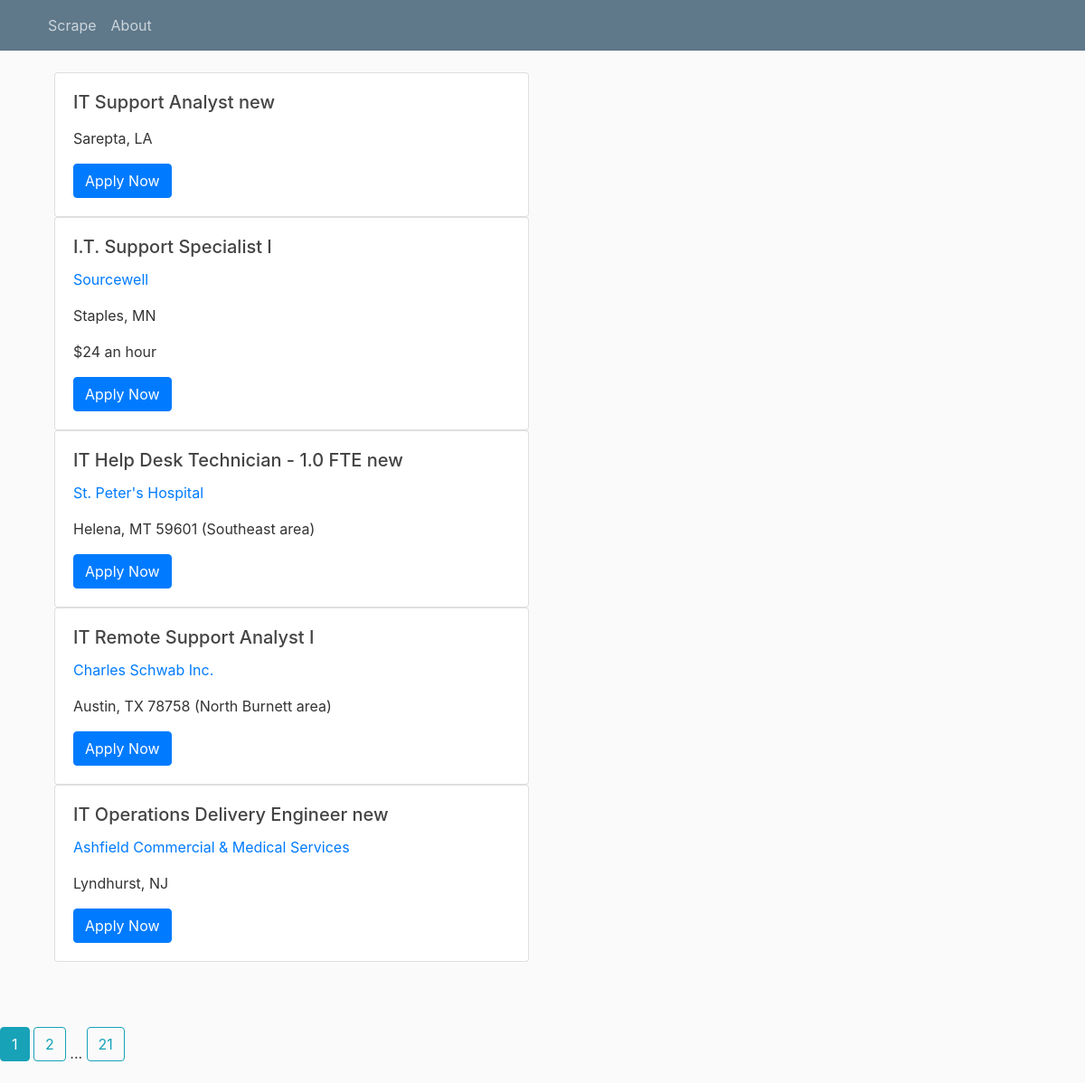
Page /home on the earlier database version.
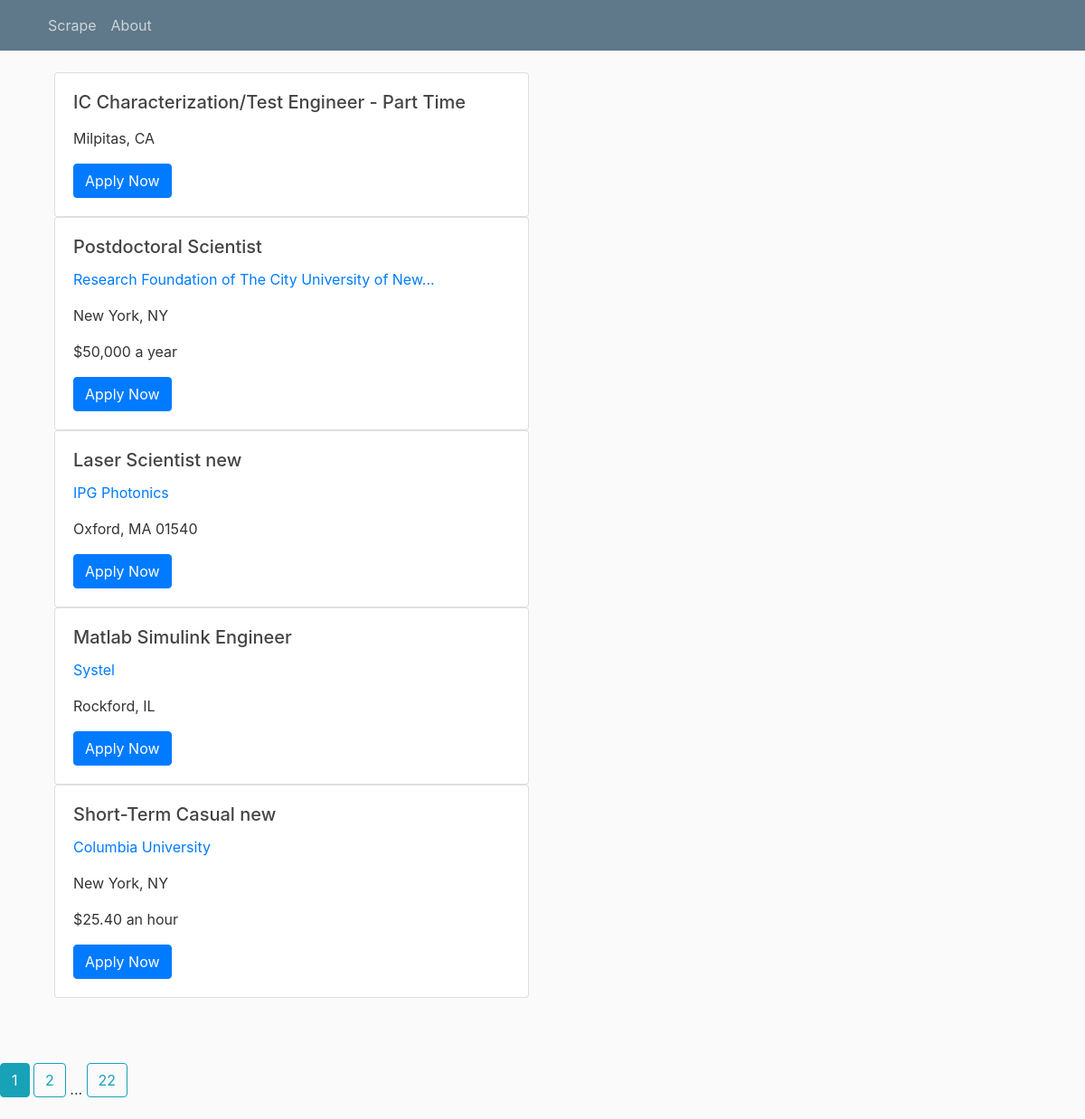
Same page on the later database version.
### scrape/models.py (models this page shows, shortened)
class data(db.Model):
    id = db.Column(db.Integer, primary_key=True)
    post_name = db.Column(db.String(120))
    href_post = db.Column(db.String(120))
    name_company = db.Column(db.String(120))
    href_company = db.Column(db.String(120))
    location=db.Column(db.String(120))
    salary=db.Column(db.String(120))
    verif=db.Column(db.String(120),unique=True)

### scrape/routes.py (the view)
@app.route("/home")
def home():
    page = request.args.get('page', 1, type=int)
    posts = data.query.order_by(data.id.desc()).paginate(page=page, per_page=5)
    return render_template('home.html', posts=posts)

### scrape/templates/home.html (shortened to what this page needs)
<!DOCTYPE html>
<html>
<head>
    <link rel="stylesheet" href="https://maxcdn.bootstrapcdn.com/bootstrap/4.0.0/css/bootstrap.min.css">
    <link rel="stylesheet" type="text/css" href="{{ url_for('static', filename='main.css') }}">
</head>
<body>
    <header class="site-header">
      <nav class="navbar navbar-expand-md navbar-dark bg-steel fixed-top">
        <div class="container">
          <div class="collapse navbar-collapse" id="navbarToggle">
            <div class="navbar-nav mr-auto">
              <a class="nav-item nav-link" href="{{ url_for('save') }}">Scrape</a>
              <a class="nav-item nav-link" href="">About</a>
            </div>
          </div>
        </div>
      </nav>
    </header>
    <div class="container">
    {% for post in posts.items %}
      <div class="col-sm-6">
        <div class="card">
          <div class="card-body">
            <h5 class="card-title">{{ post.post_name }}</h5>
            <p class="card-text"><a href="{{ post.href_company }}">{{ post.name_company }}</a></p>
            <p class="card-text">{{ post.location }}</p>
            <p class="card-text">{{ post.salary }}</p>
            <a href="{{ post.href_post }}" class="btn btn-primary">Apply Now</a>
          </div>
        </div>
      </div>
    {% endfor %}
  </div>
  <br>
  <br>
  <br>
    {% for page_num in posts.iter_pages(left_edge=1,right_edge=1,left_current=1,right_current=2) %}
         {% if page_num %}
             {% if posts.page==page_num %}
              <a class="btn btn-info mb-4" href="{{ url_for('home',page=page_num) }}">{{ page_num }}</a>
              {% else %}
              <a class="btn btn-outline-info mb-4" href="{{ url_for('home',page=page_num) }}">{{ page_num }}</a>
              {% endif %}
          {% else %}
             ...
         {% endif %}
    {% endfor %}
</body>
</html>

### scrape/static/main.css (style rules this page uses)
body { background: #fafafa; color: #333333; margin-top: 5rem; }
h1, h2, h3, h4, h5, h6 { color: #444444; }
.bg-steel { background-color: #5f788a; }
.site-header .navbar-nav .nav-link { color: #cbd5db; }

Differences in the rows shown:
no longer on this page (row unchanged): data: post_name "IT Support Analyst new", location "Sarepta, LA"
no longer on this page (row unchanged): data: post_name "I.T. Support Specialist I", name_company "Sourcewell", location "Staples, MN", salary "$24 an hour"
no longer on this page (row unchanged): data: post_name "IT Help Desk Technician - 1.0 FTE new", name_company "St. Peter's Hospital", location "Helena, MT 59601 (Southeast area)"
no longer on this page (row unchanged): data: post_name "IT Remote Support Analyst I", name_company "Charles Schwab Inc.", location "Austin, TX 78758 (North Burnett area)"
no longer on this page (row unchanged): data: post_name "IT Operations Delivery Engineer new", name_company "Ashfield Commercial & Medical Services", location "Lyndhurst, NJ"
added data: post_name "IC Characterization/Test Engineer - Part Time", location "Milpitas, CA"
added data: post_name "Postdoctoral Scientist", name_company "Research Foundation of The City University of New...", location "New York, NY", salary "$50,000 a year"
added data: post_name "Laser Scientist new", name_company "IPG Photonics", location "Oxford, MA 01540"
added data: post_name "Matlab Simulink Engineer", name_company "Systel", location "Rockford, IL"
added data: post_name "Short-Term Casual new", name_company "Columbia University", location "New York, NY", salary "$25.40 an hour"
Other differences:
new list line: "22"
list line gone: "21"
